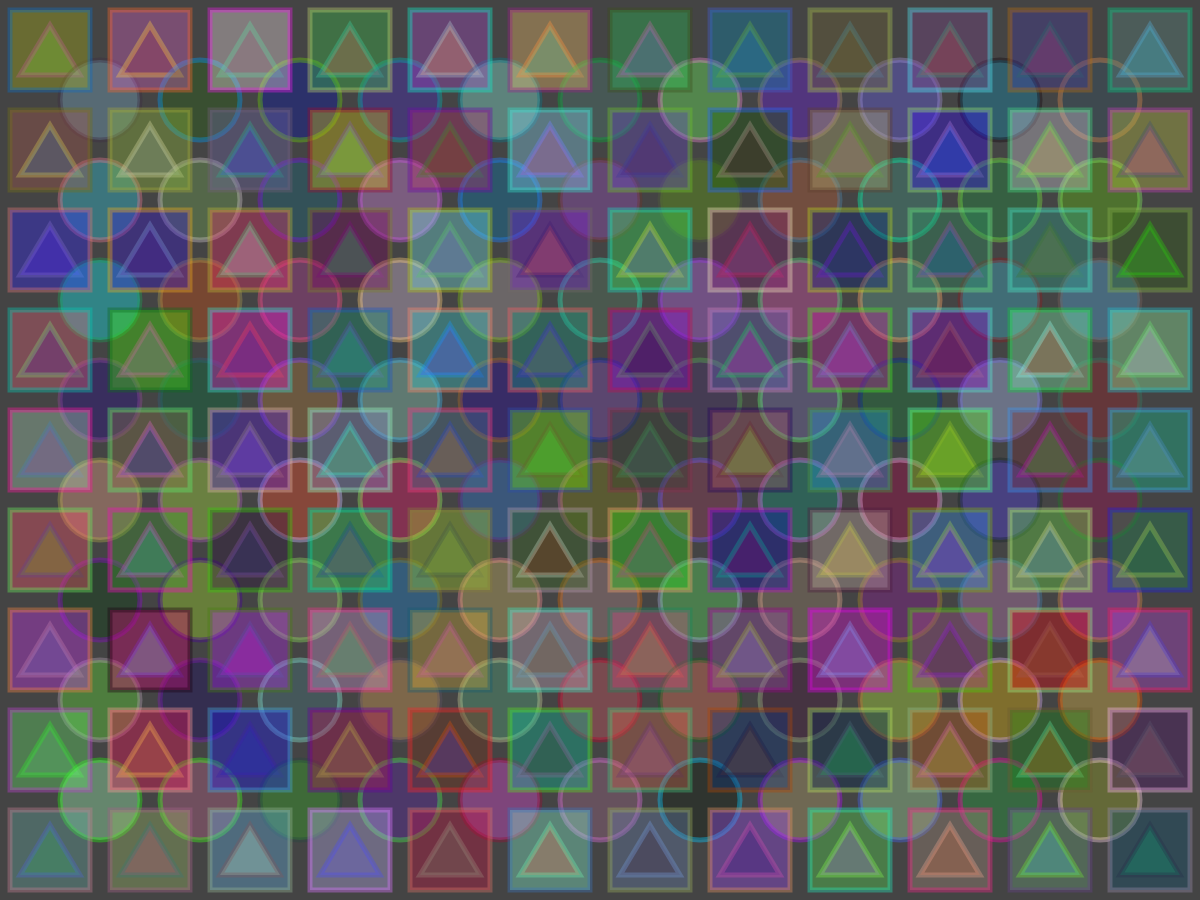
Frame 1 (no input)
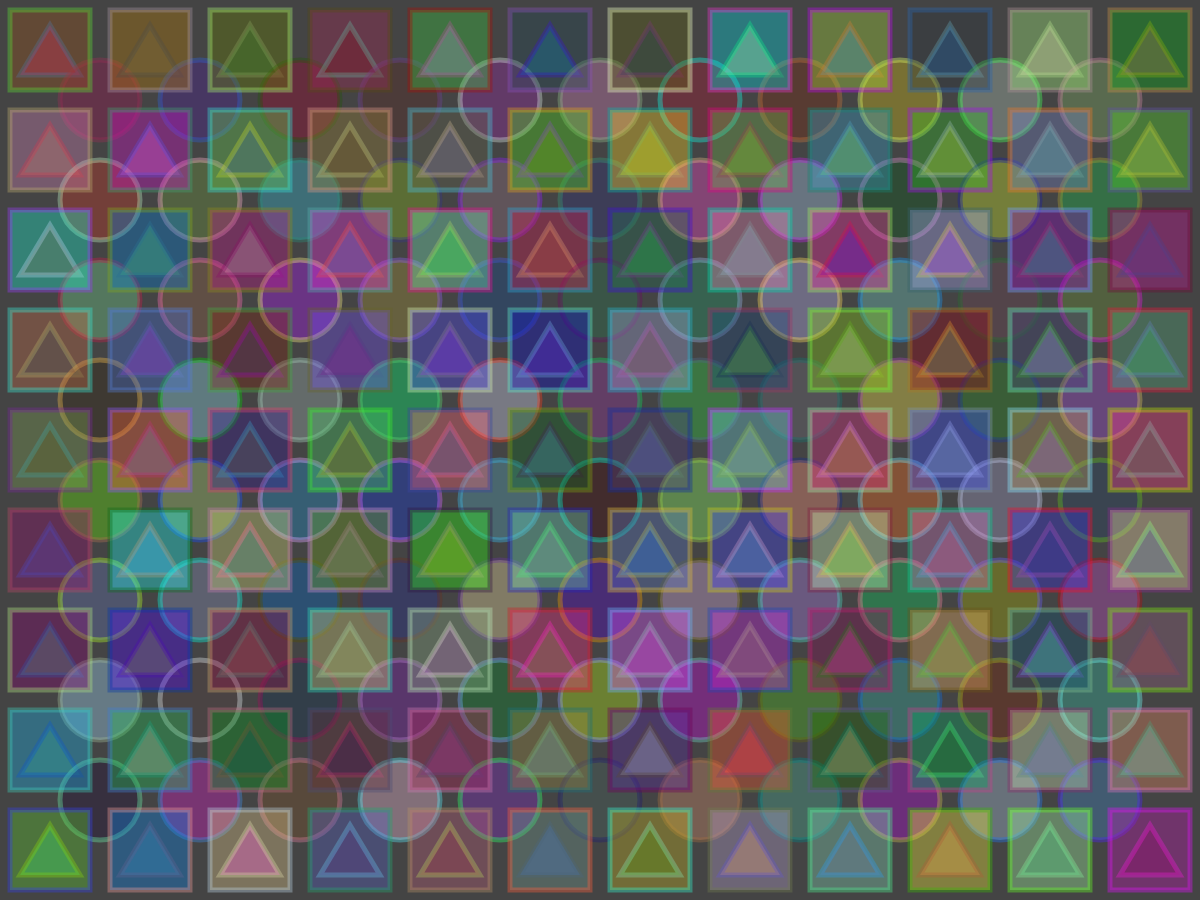
Frame 2 (the mouse pressed at the canvas centre, redrawn once)

The p5.js sketch that drew these frames (run headless with seeded random() and noise() and a simulated clock; the mouse was pressed at the canvas centre and the sketch redrawn once):

// p5.js sketch
// ── sketch.js
function setup() {
  createCanvas(1200, 900);
  noLoop()
}

function draw() {
  // background(Math.floor(Math.random() *255), Math.floor(Math.random() *255), Math.floor(Math.random() *255));
  background(68);
  translate(0,0);
  for (let x = 0; x < 12; x++){
    for (let y = 0; y < 10; y++){
      push();
      translate(x * 100, y *100);
      stroke(random(255), random(255), random(255),98);
      strokeWeight(5);
      fill(random(255), random(255), random(255), 90);
      triangle(50,25,20,75,80,75)


      if (x < 11 & y < 8) {stroke(random(255), random(255), random(255), 98);
      fill(random(255), random(255), random(255), 90);
      ellipse(100,100,80,80);
      }

      stroke(random(255), random(255), random(255), 98);
      fill(random(255), random(255), random(255), 90);
      rect(10,10,80,80);
      pop();
       }
      }
  

  // for (let x = 0; x < 11; x++){
  //   for (let y = 0; y < 8; y++){
  //     push();
  //     translate(x * 100, y *100);
  //     stroke(random(255), random(255), random(255), 98);
  //     strokeWeight(5);
  //     fill(random(255), random(255), random(255), 90);
  //     ellipse(100,100,80,80);
  //     pop();
  //   }
  // }

  // for (let x = 0; x < 12; x++){
  //   for (let y = 0; y < 10; y++){
  //     push();
  //     translate(x * 100, y *100);
  //     stroke(random(255), random(255), random(255),98);
  //     strokeWeight(6);
  //     fill(random(255), random(255), random(255), 90);
  //     rect(10,10,80,80);
  //     pop();
  //   }
  // } 
}
